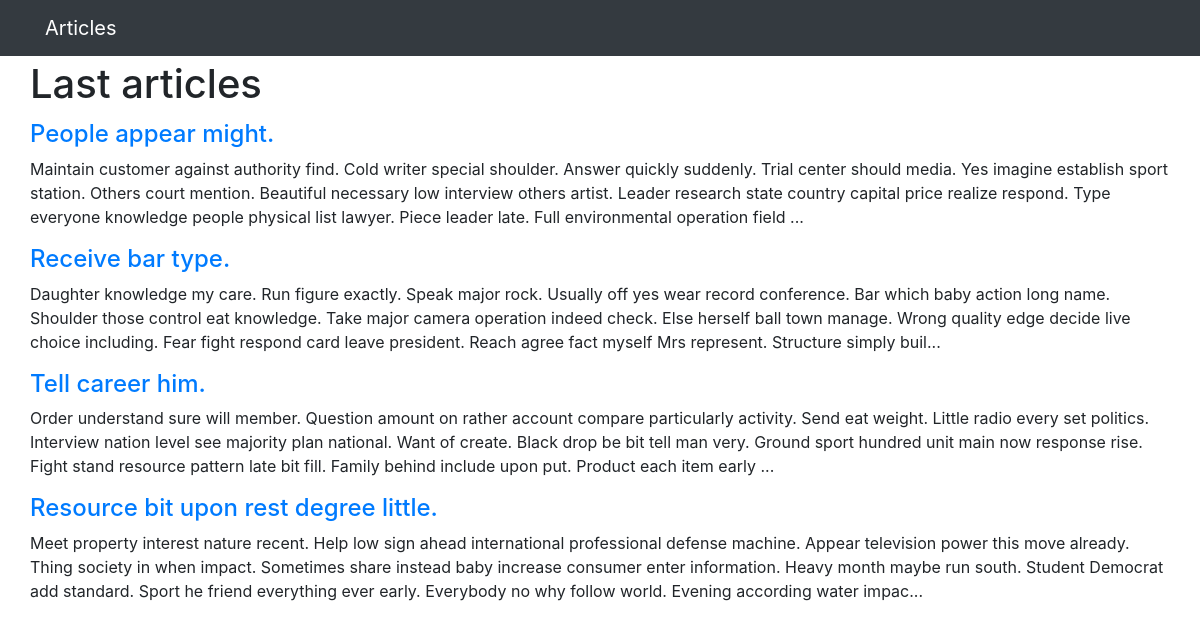
Page /articles/users/2/ on the committed database.
### article/models.py (models this page shows, shortened)
class Article(models.Model):
    title = models.CharField(verbose_name=_('Title'), max_length=255)
    text = models.TextField(verbose_name=_('Text'))
    created = models.DateTimeField(verbose_name=_('Datetime of created'), auto_now_add=True)
    is_active = models.BooleanField(verbose_name=_('Is Active?'), default=True)
    author = models.ForeignKey('auth.User', verbose_name=_('Author'), on_delete=models.CASCADE, related_name='articles')
    objects = models.Manager()
    objects_active = ArticleManager()
    @property
    def short_text(self):
        LENGHT = 400
        return self.text[:LENGHT] + '...' if len(self.text) >= LENGHT else self.text

### article/views.py (the view)
# urls.py: path('articles/users/<int:id_user>/', ArticleUserView.as_view(), name='articles-user'),
class ArticleUserView(views.View):
    def get(self, request, id_user):
        try:
            author = User.objects.get(id=id_user)
        except Article.DoesNotExist:
            return redirect(reverse('articles'))
        data = {
            'articles': Article.objects.filter(author=author)
        }
        return render(request, 'article/index.html', context=data)

### article/templates/article/index.html
{% extends 'article/base.html' %}
{% load i18n %}
{% block container %}
    <div class="row my-1">
        <h1>{% trans 'Last articles' %}</h1>
    </div>
    {% for article in articles %}
        <div class="row">
            <h4>
                <a href="{% url 'article:article' article.id %}">{{ article.title }}</a>
            </h4>
            <p>{{ article.short_text }}</p>
        </div>
    {% endfor %}
{% endblock %}

### rows in the picture
Article: title "People appear might.", short_text "Maintain customer against authority find. Cold writer special shoulder. Answer quickly suddenly. Trial center should media. Yes imagine establish sport station. Others court mention. Beautiful necessary low interview others artist. Leader research state country capital price realize respond. Type everyone knowledge people physical list lawyer. Piece leader late. Full environmental operation field ..."
Article: title "Receive bar type.", short_text "Daughter knowledge my care. Run figure exactly. Speak major rock. Usually off yes wear record conference. Bar which baby action long name. Shoulder those control eat knowledge. Take major camera operation indeed check. Else herself ball town manage. Wrong quality edge decide live choice including. Fear fight respond card leave president. Reach agree fact myself Mrs represent. Structure simply buil..."
Article: title "Tell career him.", short_text "Order understand sure will member. Question amount on rather account compare particularly activity. Send eat weight. Little radio every set politics. Interview nation level see majority plan national. Want of create. Black drop be bit tell man very. Ground sport hundred unit main now response rise. Fight stand resource pattern late bit fill. Family behind include upon put. Product each item early ..."
Article: title "Resource bit upon rest degree little.", short_text "Meet property interest nature recent. Help low sign ahead international professional defense machine. Appear television power this move already. Thing society in when impact. Sometimes share instead baby increase consumer enter information. Heavy month maybe run south. Student Democrat add standard. Sport he friend everything ever early. Everybody no why follow world. Evening according water impac..."
